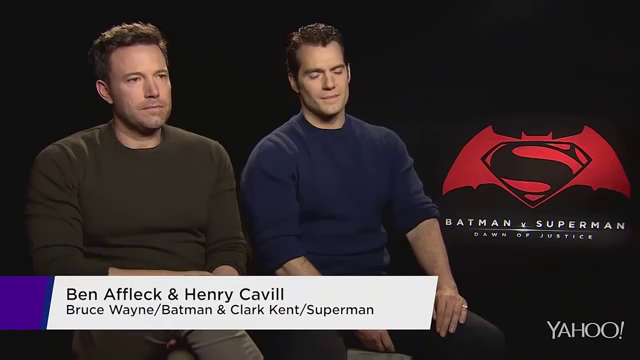
#> input picture frame 229 of bat vs super.mp4, 640 x 360 px; the run also reads 1 picture not shown here
$ python main.py   (older library calls are emulated)
#> lines starting #> are read from the running program, lines starting #| are printed output that depends on the picture
# coding: utf-8
import cv2
import numpy
import time
from PIL import Image, ImageOps, ImageDraw, ImageEnhance

def detect(img, classifier):
    """Função de detecção de padrão

        Entrada:
                img: uma imagem
                classifier: o classificador representando qual padrão deve ser
                            identificado

        Saída: as coordenadas dos retângulo que contém o padrão indicado
               pelo classificador e a imagem

    """
    # Determina as dimensões mínimas do subconjunto da imagem onde o
    # padrão deverá ser detectado.
    min_rectangle = (50,50)

    rects = classifier.detectMultiScale(img, 1.2, 3, minSize=min_rectangle)

    if len(rects) == 0:
        return [], img
    rects[:, 2:] += rects[:, :2]
    return rects, img

def box(rects, img):
    """Desenha um retângulo sobre cada face identificada.

        Entrada:
                rects: as coordenadas dos retângulos a serem desenhados.
                img: a imagem.

        Retorno:
                A imagem de entrada, devidamente marcada.

    """

    for x1, y1, x2, y2 in rects:
        cv2.rectangle(img, (x1, y1), (x2, y2), (127, 255, 0), 2)
    return img

def crop(img, startx, endx, starty, endy):
    """Recorta uma imagem.

        Args:
            img: uma imagem representada por um numpy array.
            startx: pixel inicial na horizontal.
            endx: pixel final na horizontal.
            starty: pixel inicial na vertical.
            endy: pixel final na vertical.

        Retorno:
            A subimagem contida no retângulo especificado.

    """
    return img[starty:endy, startx:endx]

def resize(img, width=None, height=None):
    """Redimensiona uma imagem.

        Args:
            img: uma imagem representada por um numpy array.
            width: nova largura.
            height: nova altura.

        Retorno:
            A imagem de entrada, nas dimensões especificadas.

    """

    # Obtem altura e largura iniciais
    (h, w) = img.shape[:2];

    # Se apenas um dos parâmetros é dado, calcula o segundo de forma a
    # manter o aspect ratio.
    if width > 0 and height == None:
        height = int(h*width/w);
    elif height > 0 and width == None:
        width = int(w*height/h);
    elif height == None and width == None:
        return img;

    # Escolhe o método de interpolação baseado no tipo de operação
    if width*height < w*h:
        return cv2.resize(img, (width, height), interpolation=cv2.INTER_AREA)
    else:
        return cv2.resize(img, (width, height), interpolation=cv2.INTER_LINEAR)


# Os dois métodos abaixo foram extraídos de um pequeno script escrito por
# robertskmiles. O primeiro método obtem a cor média de uma imagem.
# O segundo método ajusta o brilho de uma imagem de forma que ela assuma a cor
# média especificada pelo parâmetro col. Link a seguir:
# https://gist.github.com/robertskmiles/3228852#file-face_replace-py

def meancol(source):
	"""Find the mean colour of the given image"""
	onepix = source.copy()
	onepix.thumbnail((1,1),Image.ANTIALIAS)
	return onepix.getpixel((0,0))

def adjust(im, col, startcol=None):
	"""Adjust the image such that its mean colour is 'col'"""
	if startcol is None:
		startcol = meancol(im)
	rband, gband, bband = im.split()
	rbri, gbri, bbri =  ImageEnhance.Brightness(rband), \
                        ImageEnhance.Brightness(gband), \
                        ImageEnhance.Brightness(bband)
	rband = rbri.enhance((float(col[0]) / float(startcol[0])))
	gband = gbri.enhance((float(col[1]) / float(startcol[1])))
	bband = bbri.enhance((float(col[2]) / float(startcol[2])))
	im = Image.merge("RGB",(rband, gband, bband))
	return im


# Programa principal
if __name__ == '__main__':

    # Carregamento um arquivo treinado para reconhecimento de padrões.
    # O arquivo selecionado é treinado para detecção de faces.
    # Este arquivo pode ser encontrado junto com o download do OpenCV.
    classifier = cv2.CascadeClassifier("haarcascade_frontalface_alt.xml")

    # Inicia uma captura de vídeo a partir do primeiro dispositivo de vídeo
    # encontrado no computador. Os frames do vídeo serão capturados
    # usando o objeto camera.
    #camera = cv2.VideoCapture(0)
    camera = cv2.VideoCapture("bat vs super.mp4")

    # Loop principal
    # Aqui, os frames serão continuamente capturados e processados
    while 1:
        # Captura e realiza operações sobre a imagem antes da detecção
        # captura um frame
        (_,frame) = camera.read()
#> frame is the input picture: shape (360, 640, 3); mean B, G, R 47.9, 46.6, 55.5
        # redimensiona o frame, se necessário
        #frame = cv2.resize(frame, (320, 240))

        # Realiza uma detecção pelo padrão indicado no classificador sobre o
        # frame; desenha um retângulo sobre cada padrão identificado (opcional)
        (rects, frame) = detect(frame, classifier)
#> in detect, `rects = classifier.detectMultiScale(img, 1.2, 3, minSize=min_rectangle)`: rects = [[297, 49, 61, 61], [116, 52, 67, 67]]
#> rects = [[297, 49, 358, 110], [116, 52, 183, 119]]
        #frame = box(rects, frame)

        # A troca de faces só será feita quando duas faces forem detectadas
        if len(rects) == 2:
            # Recorta as duas faces detectadas e armazena em face1 e face2
            f1x1, f1y1, f1x2, f1y2 = rects[0]
#> f1x1 = 297; f1y1 = 49; f1x2 = 358; f1y2 = 110
            face1 = crop(frame, f1x1, f1x2, f1y1, f1y2)
            f2x1, f2y1, f2x2, f2y2 = rects[1]
#> f2x1 = 116; f2y1 = 52; f2x2 = 183; f2y2 = 119
            face2 = crop(frame, f2x1, f2x2, f2y1, f2y2)

            # Redimensiona cada uma das faces; face1 assume as dimensões
            # de face2 e vice-versa.
            (h1, w1) = face1.shape[:2]
#> h1 = 61; w1 = 61
            (h2, w2) = face2.shape[:2]
#> h2 = 67; w2 = 67
            face1 = resize(face1, h2, w2)
#> in resize, `return cv2.resize(img, (width, height), interpolation=cv2.INTER_LINEAR)`:
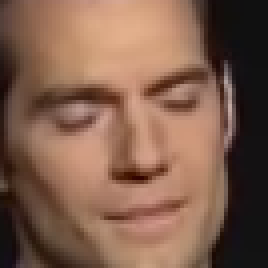
#> returned value: shape (67, 67, 3) (shown 4 times larger); mean of channels 0, 1, 2 76.6, 94.1, 128; drawn as B, G, R
            face2 = resize(face2, h1, w1)
#> call 2 of resize, with width = 61, height = 61
#> in resize (call 2), `return cv2.resize(img, (width, height), interpolation=cv2.INTER_AREA)`:
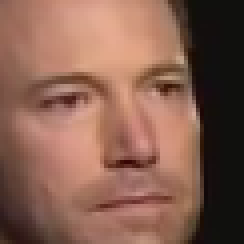
#> returned value: shape (61, 61, 3) (shown 4 times larger); mean of channels 0, 1, 2 80.2, 95.2, 134.6; drawn as B, G, R

            # Operações como ajuste de brilho e aplicação de máscara alpha
            # serão feitas utilizando PIL (Python Image Library), então criamos
            # uma representação das imagens como um objeto PIL Image.
            frame_pil = Image.fromarray(frame)
            face1_pil = Image.fromarray(face1)
            face2_pil = Image.fromarray(face2)

            # Calcula a cor média de cada uma das faces, aplica essa cor na
            # outra imagem; face1 terá a cor média de face2 e vice-versa.
            face1_avgcolor = meancol(face1_pil)
#> face1_avgcolor = (67, 82, 110)
            face2_avgcolor = meancol(face2_pil)
#> face2_avgcolor = (69, 82, 115)
            face1_pil = adjust(face1_pil, face2_avgcolor)
#> in adjust, `startcol = meancol(im)`: startcol = (67, 82, 110)
#> in adjust, `rband, gband, bband = im.split()`:
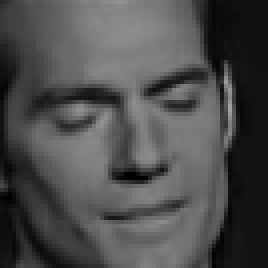
#> rband: PIL image 67x67 L (shown 4 times larger); min 0, max 162, mean 76.6
#> in adjust, `rband, gband, bband = im.split()`:
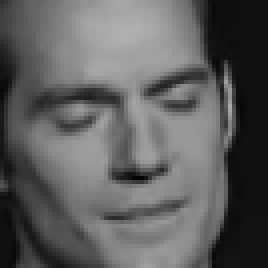
#> gband: PIL image 67x67 L (shown 4 times larger); min 4, max 175, mean 94.1
#> in adjust, `rband, gband, bband = im.split()`:
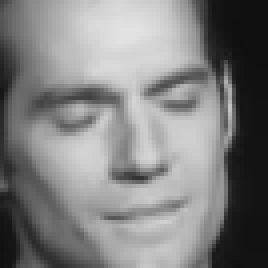
#> bband: PIL image 67x67 L (shown 4 times larger); min 14, max 226, mean 128
#> in adjust, `im = Image.merge("RGB",(rband, gband, bband))`:
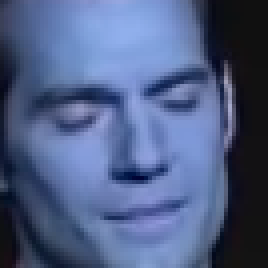
#> im: PIL image 67x67 RGB (shown 4 times larger); mean R, G, B 78.3, 94.1, 133.3
            face2_pil = adjust(face2_pil, face1_avgcolor)

            # Gera uma máscara alpha para cada face, baseada no padrão de
            # máscara estabelecido na imagem mask.png.
            mask1 = Image.open('mask.png').resize((w2,h2))
            mask2 = Image.open('mask.png').resize((w1,h1))

            # Troca as faces, aplicando a respectiva máscara alpha.
            # A face1 é posta nas coordenadas da face2 e vice-versa.
            frame_pil.paste(face1_pil, (f2x1, f2y1, f2x2, f2y2), mask1)
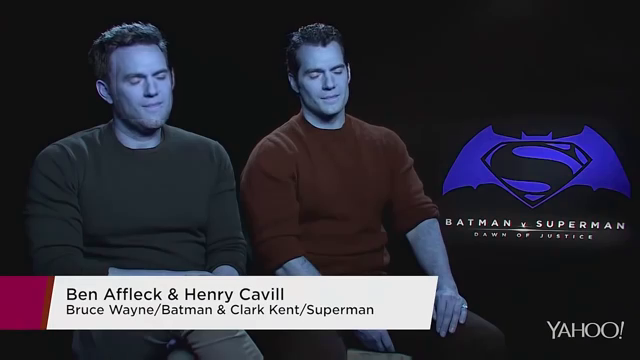
#> frame_pil: PIL image 640x360 RGB; mean R, G, B 47.9, 46.6, 55.5
            frame_pil.paste(face2_pil, (f1x1, f1y1, f1x2, f1y2), mask2)

            # Converte a imagem no formato PIL para o formato aceito pelo
            # OpenCV (numpy array)
            frame = numpy.array(frame_pil)

        # Mostra a imagem na janela do programa
        cv2.imshow('Face Swap', frame)

        # Captura qualquer tecla pressionada, armazena o código em key
        key = cv2.waitKey(1)
#> (key Esc is pressed here)
        # Se a tecla for ESC, fecha o programa
        if key == 27:
            break
        # Se a tecla for S, salva o frame atual como imagem PNG.
        elif key == ord('s'):
            cv2.imwrite(str(time.time()).replace('.', '')+".png", frame)
            print("Imagem salva...")

    # Fecha a janela do programa
    cv2.destroyAllWindows()

$ run again, starting later in the video
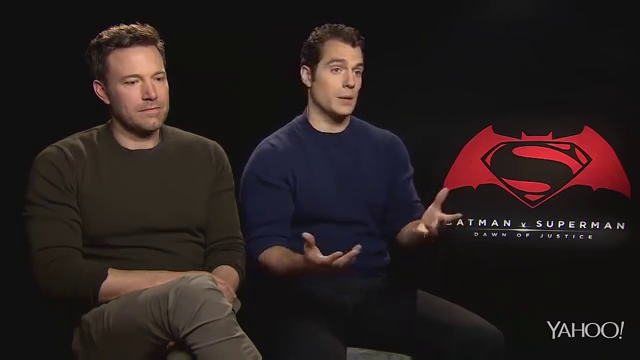
#> input picture frame 1031 of bat vs super.mp4, 640 x 360 px
#> frame is the input picture: shape (360, 640, 3); mean B, G, R 29.7, 30.5, 39.4
#> in detect, `rects = classifier.detectMultiScale(img, 1.2, 3, minSize=min_rectangle)`: rects = [[318, 46, 60, 60], [114, 54, 67, 67]]
#> `(rects, frame) = detect(frame, classifier)`: rects = [[318, 46, 378, 106], [114, 54, 181, 121]]
#> f1x1 = 318; f1y1 = 46; f1x2 = 378; f1y2 = 106
#> f2x1 = 114; f2y1 = 54; f2x2 = 181; f2y2 = 121
#> face1_avgcolor = (67, 80, 107)
#> face2_avgcolor = (80, 95, 135)
#> startcol = (67, 80, 107)
#> in adjust, `im = Image.merge("RGB",(rband, gband, bband))`:
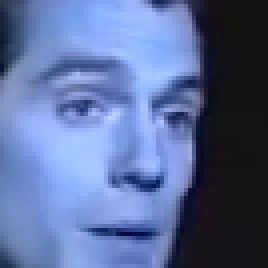
#> im: PIL image 67x67 RGB (shown 4 times larger); mean R, G, B 90.5, 108.4, 154.7
#> im: PIL image 60x60 RGB
#> `frame_pil.paste(face1_pil, (f2x1, f2y1, f2x2, f2y2), mask1)`:
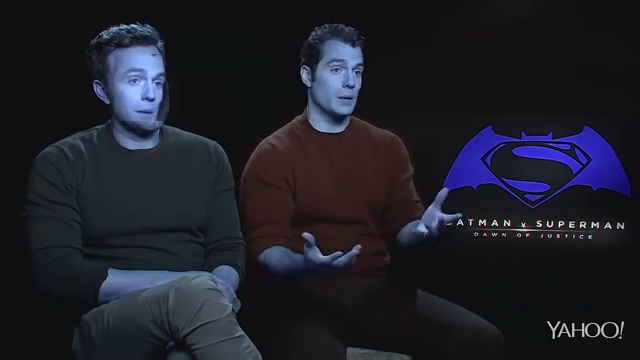
#> frame_pil: PIL image 640x360 RGB; mean R, G, B 29.9, 30.6, 39.7

$ run again, starting later in the video
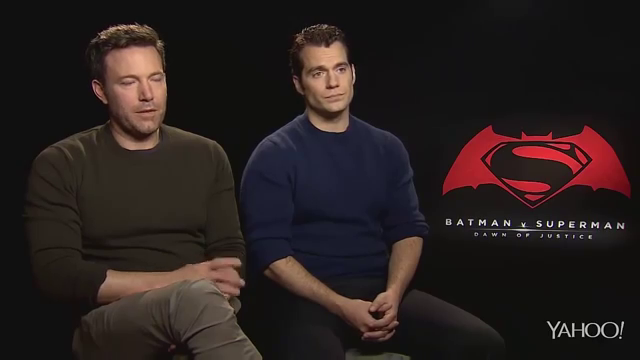
#> input picture frame 1833 of bat vs super.mp4, 640 x 360 px
#> frame is the input picture: shape (360, 640, 3); mean B, G, R 30.2, 31.2, 40.3
#> in detect, `rects = classifier.detectMultiScale(img, 1.2, 3, minSize=min_rectangle)`: rects = [[301, 47, 61, 61], [111, 54, 68, 68]]
#> `(rects, frame) = detect(frame, classifier)`: rects = [[301, 47, 362, 108], [111, 54, 179, 122]]
#> f1x1 = 301; f1y1 = 47; f1x2 = 362; f1y2 = 108
#> f2x1 = 111; f2y1 = 54; f2x2 = 179; f2y2 = 122
#> face1_avgcolor = (78, 96, 129)
#> face2_avgcolor = (66, 79, 112)
#> startcol = (78, 96, 129)
#> in adjust, `im = Image.merge("RGB",(rband, gband, bband))`:
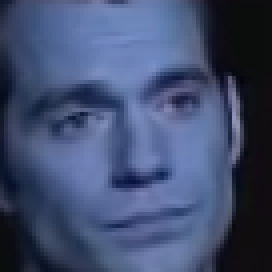
#> im: PIL image 68x68 RGB (shown 4 times larger); mean R, G, B 65, 77.7, 111.2
#> im: PIL image 61x61 RGB
#> `frame_pil.paste(face1_pil, (f2x1, f2y1, f2x2, f2y2), mask1)`:
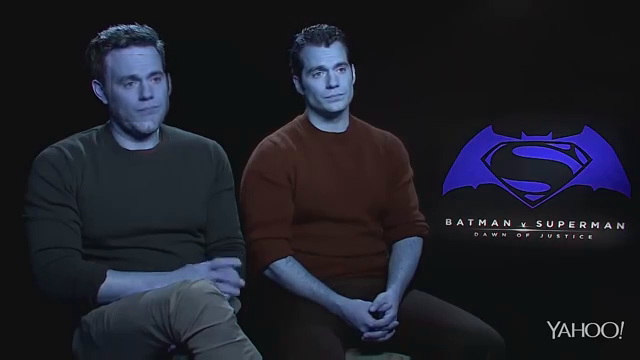
#> frame_pil: PIL image 640x360 RGB; mean R, G, B 30, 31, 40
